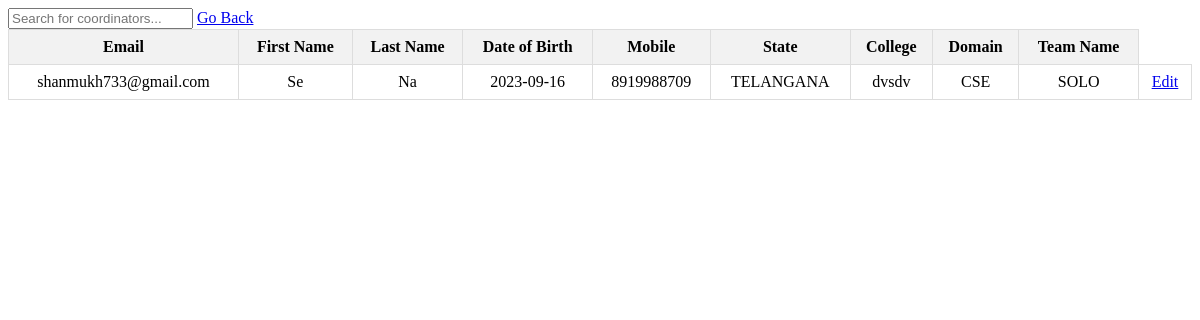
Screenshot of /superuser/view_participants/ (signed in) with the database file from the repository.
### form/models.py (models this page shows, shortened)
class Participant(models.Model):
    first_name = models.CharField(max_length=100)
    last_name = models.CharField(max_length=100)
    date_of_birth = models.CharField(max_length=100)
    email = models.EmailField(unique=True)
    mobile = models.CharField(max_length=15,unique=True)
    state = models.CharField(max_length=100)
    college = models.CharField(max_length=100)
    aadhar = models.CharField(max_length=12,default='',validators=[MinLengthValidator(12)])
    domain_of_interest = models.ForeignKey(Domain, on_delete=models.CASCADE)
    is_individual = models.BooleanField()
    team = models.ForeignKey(Team, on_delete=models.CASCADE, null=True, blank=True)
    edited_by = models.ForeignKey(User, on_delete=models.SET_NULL, null=True, blank=True)

class Domain(models.Model):
    domain_name = models.CharField(max_length=100)

class Team(models.Model):
    team_head_username = models.CharField(max_length=100)
    domain = models.ForeignKey(Domain, on_delete=models.CASCADE)
    team_name = models.CharField(max_length=100,default="SOLO")
    team_size = models.IntegerField(default=1)

### form/views.py (the view)
# urls.py: path('superuser/view_participants/',views.view_participants_super,name='view_participants_super'),
@login_required(login_url='/superuser/login/')
def view_participants_super(request):
    coordinators = Participant.objects.all()
    return render(request, 'superuser/participants_list.html', {'coordinators': coordinators})

### templates/superuser/participants_list.html (shortened to what this page needs)
<input type="text" id="searchInput" onkeyup="searchTable()" placeholder="Search for coordinators..." />
<a href="{% url 'superuser_dashboard' %}">Go Back</a>
<table>
  <thead>
    <tr>
      <th>Email</th>
      <th>First Name</th>
      <th>Last Name</th>
      <th>Date of Birth</th>
      <th>Mobile</th>
      <th>State</th>
      <th>College</th>
      <th>Domain</th>
      <th>Team Name</th>
    </tr>
  </thead>
  <tbody>
    {% for coordinator in coordinators %}
    <tr>
      <td>{{ coordinator.email }}</td>
      <td>{{ coordinator.first_name }}</td>
      <td>{{ coordinator.last_name }}</td>
        <td>{{ coordinator.date_of_birth }}</td>
        <td>{{ coordinator.mobile }}</td>
        <td>{{ coordinator.state }}</td>
        <td>{{ coordinator.college }}</td>
        <td>{{ coordinator.domain_of_interest.domain_name }}</td>
        <td>{{ coordinator.team.team_name }}</td>
    <td>
        <a href="{% url 'edit_participant_super' coordinator.id %}">Edit</a>
      </td>
    </tr>
    {% endfor %}
  </tbody>
</table>

### templates/superuser/participants_list.html (style rules this page uses)
table { border-collapse: collapse; width: 100%; }
th, td { border: 1px solid #ddd; padding: 8px; text-align: center; }
th { background-color: #f2f2f2; }

### rows the page displays
Participant: email "shanmukh733@gmail.com", first_name "Se", last_name "Na", date_of_birth "2023-09-16", mobile "8919988709", state "TELANGANA", college "dvsdv", domain_of_interest.domain_name "CSE", team.team_name "SOLO"
